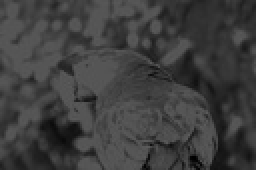
%> input picture HW3/gray.jpg, 128 x 85 px, shrunk from 2331 x 1554 before the run (shown 2 times larger)
$ octave part2.m   (GNU Octave 9; MATLAB toolbox functions it lacks are replaced by stand-ins)
%> lines starting %> are read from the running program, lines starting %| are printed output that depends on the picture
### HW3/mean_filter.m
function J = mean_filter(I,M)
    I = double(I);
    N = (sqrt(M) - 1) / 2;
    size_I = size(I);
    J = zeros(size_I(1), size_I(2));
    for m = 1:size_I(1)
        for n = 1:size_I(2)
            my_sum = 0;
            for i = m - N:m + N
                for j = n - N:n + N
                    if i >= 1 && j >= 1 && i <= size_I(1) && j <= size_I(2)
                        my_sum = my_sum + I(i,j);
                    end
                end
            end
            J(m,n) = my_sum / M;
        end
    end
    J = uint8(J);
end

% [27 lines of commented-out code are left out]

### HW3/part2.m
imgray = imread('gray.jpg');
%> imgray is the input picture: size 85x128 uint8; min 0, max 92, mean 62.5
gaussnoise = 8*randn(size(imgray,1), size(imgray,2));
imgaussnoise = uint8(double(imgray) + gaussnoise);
im = imshow(imgaussnoise);
caption = sprintf('Corrupted Gray Scale with variance = 64');
title(caption, 'FontSize', 14);
drawnow;
%part c
waitfor(im);
M9_mat = mean_filter(imgaussnoise, 9);
%> after the loop in mean_filter, `for m = 1:size_I(1)`:
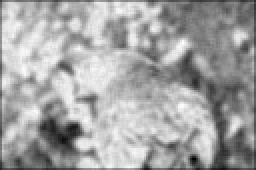
%> J: size 85x128 double (shown 2 times larger); min 4.11, max 93.67, mean 61.7; drawn with min black and max white
%> in mean_filter, `J = uint8(J);`:
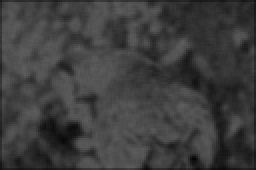
%> J: size 85x128 uint8 (shown 2 times larger); min 4, max 94, mean 61.7
M9_im = imshow(M9_mat);
caption = sprintf('Gray Scale Mean Filtered with M = 9, variance = 64');
title(caption, 'FontSize', 14);
drawnow;

waitfor(M9_im);
M25_mat = mean_filter(imgaussnoise, 25);
%> call 2 of mean_filter, with M = 25
%> after the loop in mean_filter (call 2), `for m = 1:size_I(1)`:
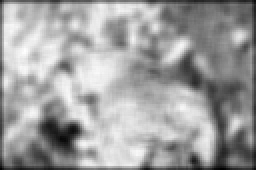
%> J: size 85x128 double (shown 2 times larger); min 12.44, max 90.08, mean 61.1; drawn with min black and max white
M25_im = imshow(M25_mat);
caption = sprintf('Gray Scale Mean Filtered with M = 25, variance = 64');
title(caption, 'FontSize', 14);
drawnow;

waitfor(M25_im);
M121_mat = mean_filter(imgaussnoise, 121);
%> call 3 of mean_filter, with M = 121
%> after the loop in mean_filter (call 3), `for m = 1:size_I(1)`:
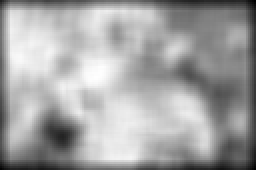
%> J: size 85x128 double (shown 2 times larger); min 12.73, max 85.32, mean 59.3; drawn with min black and max white
%> in mean_filter (call 3), `J = uint8(J);`:
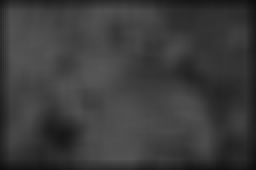
%> J: size 85x128 uint8 (shown 2 times larger); min 13, max 85, mean 59.3
M121_im = imshow(M121_mat);
caption = sprintf('Gray Scale Mean Filtered with M = 121, variance = 64');
title(caption, 'FontSize', 14);
drawnow;
% part d
waitfor(M121_im);
gaussnoise = 32*randn(size(imgray,1), size(imgray,2));
imgaussnoise = uint8(double(imgray) + gaussnoise);
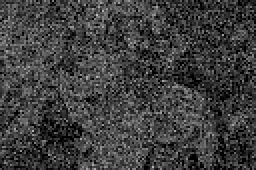
%> imgaussnoise: size 85x128 uint8 (shown 2 times larger); min 0, max 193, mean 62.9
im = imshow(imgaussnoise);
caption = sprintf('Corrupted Gray Scale with variance = 1024');
title(caption, 'FontSize', 14);
drawnow;

waitfor(im);
M9_mat = mean_filter(imgaussnoise, 9);
%> call 4 of mean_filter, with M = 9
%> after the loop in mean_filter (call 4), `for m = 1:size_I(1)`:
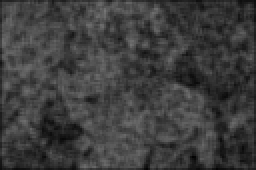
%> J: size 85x128 double (shown 2 times larger); min 2.67, max 117.4, mean 62.1
M9_im = imshow(M9_mat);
caption = sprintf('Gray Scale Mean Filtered with M = 9, variance = 1024');
title(caption, 'FontSize', 14);
drawnow;

waitfor(M9_im);
M25_mat = mean_filter(imgaussnoise, 25);
M25_im = imshow(M25_mat);
caption = sprintf('Gray Scale Mean Filtered with M = 25, variance = 1024');
title(caption, 'FontSize', 14);
drawnow;

waitfor(M25_im);
M121_mat = mean_filter(imgaussnoise, 121);
%> (the run ends here)
